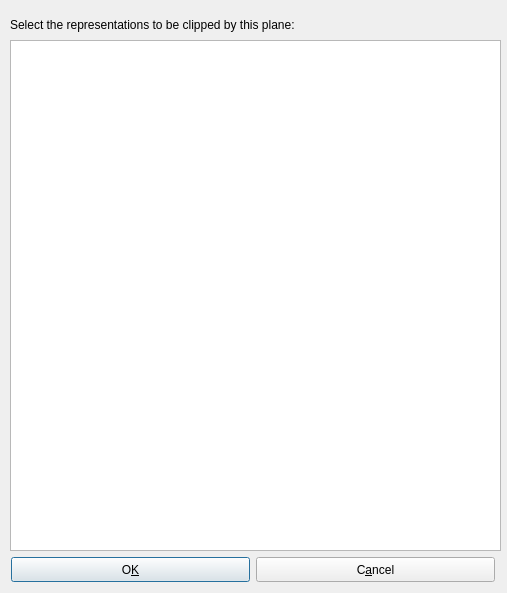
<ui version="4.0" >
 <author></author>
 <comment></comment>
 <exportmacro></exportmacro>
 <class>ClippingDialogData</class>
 <widget class="QDialog" name="ClippingDialogData" >
  <property name="geometry" >
   <rect>
    <x>0</x>
    <y>0</y>
    <width>507</width>
    <height>593</height>
   </rect>
  </property>
  <property name="windowTitle" >
   <string>Clipping Dialog</string>
  </property>
  <property name="sizeGripEnabled" >
   <bool>false</bool>
  </property>
  <widget class="QLabel" name="textLabel1" >
   <property name="geometry" >
    <rect>
     <x>10</x>
     <y>7</y>
     <width>484</width>
     <height>35</height>
    </rect>
   </property>
   <property name="text" >
    <string>Select the representations to be clipped by this plane:</string>
   </property>
  </widget>
  <widget class="QPushButton" name="buttonOk" >
   <property name="geometry" >
    <rect>
     <x>11</x>
     <y>557</y>
     <width>239</width>
     <height>25</height>
    </rect>
   </property>
   <property name="text" >
    <string>O&amp;K</string>
   </property>
   <property name="shortcut" >
    <string>Alt+K</string>
   </property>
   <property name="autoDefault" >
    <bool>true</bool>
   </property>
   <property name="default" >
    <bool>true</bool>
   </property>
  </widget>
  <widget class="QPushButton" name="buttonCancel" >
   <property name="geometry" >
    <rect>
     <x>256</x>
     <y>557</y>
     <width>239</width>
     <height>25</height>
    </rect>
   </property>
   <property name="text" >
    <string>C&amp;ancel</string>
   </property>
   <property name="shortcut" >
    <string>Alt+A</string>
   </property>
   <property name="autoDefault" >
    <bool>true</bool>
   </property>
  </widget>
  <widget class="QTableWidget" name="listview" >
   <property name="geometry" >
    <rect>
     <x>10</x>
     <y>40</y>
     <width>491</width>
     <height>511</height>
    </rect>
   </property>
  </widget>
 </widget>
 <layoutdefault spacing="6" margin="11" />
 <pixmapfunction>qPixmapFromMimeSource</pixmapfunction>
 <resources/>
 <connections/>
</ui>
